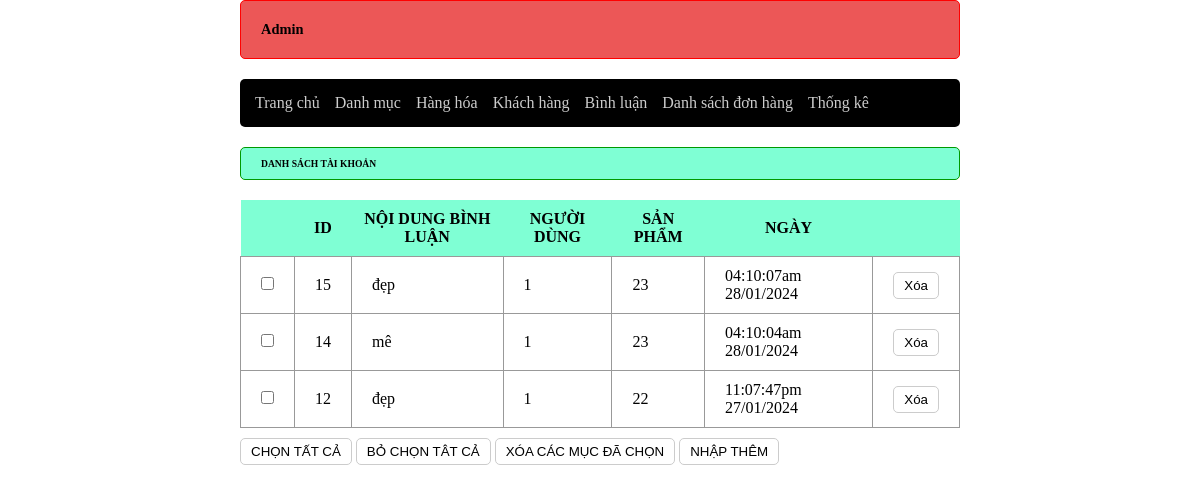
The app's page /admin/index.php?act=list-comment, older data.
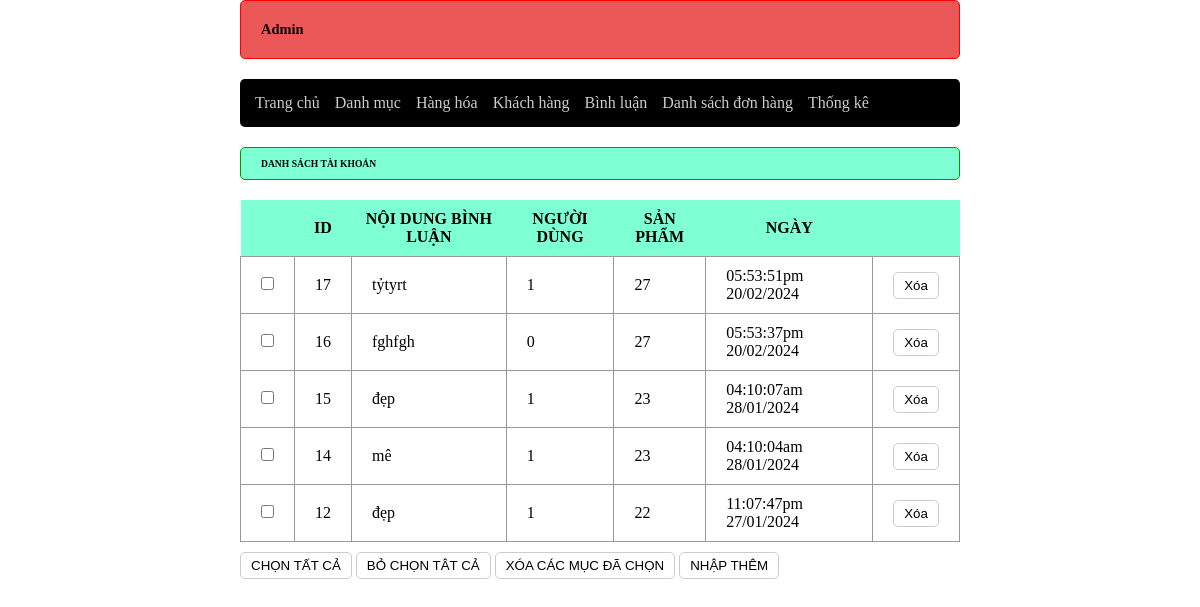
The same page, newer data.
### tables this page shows
CREATE TABLE `comment` (
  `id` int(10) NOT NULL,
  `content` varchar(255) NOT NULL,
  `iduser` int(10) NOT NULL,
  `idpro` int(10) NOT NULL,
  `date` varchar(50) NOT NULL
);

### model/pdo.php (called while the page is built, shortened)
<?php
function pdo_get_connection(){
    $dburl = "mysql:host=localhost;dbname=art-toys;charset=utf8";
    $username = 'root';
    $password = '';
    $conn = new PDO($dburl, $username, $password);
    $conn->setAttribute(PDO::ATTR_ERRMODE, PDO::ERRMODE_EXCEPTION);
    return $conn;
}
function pdo_query($sql){
    $sql_args = array_slice(func_get_args(), 1);
    try{
        $conn = pdo_get_connection();
        $stmt = $conn->prepare($sql);
        $stmt->execute($sql_args);
        $rows = $stmt->fetchAll();
        return $rows;
    }
    catch(PDOException $e){
        throw $e;
    }
    finally{
        unset($conn);
    }
}

### model/comment.php (called while the page is built, shortened)
<?php
    function list_comment($idpro){
        $sql= "select * from comment where 1";
        $sql.=" order by id desc";
        $list_comment=pdo_query($sql);
        return $list_comment;
    }
?>

### admin/comment/list_comment.php (the view)
<div class="row">
            <div class="row header">
                <h3>DANH SÁCH TÀI KHOẢN</h3>
            </div>
            <div class="row frmcontent">
                <div class="row mb10">
                    <table>
                        <thead>
                            <tr>
                                <th></th>
                                <th>ID</th>
                                <th>NỘI DUNG BÌNH LUẬN</th>
                                <th>NGƯỜI DÙNG</th>
                                <th>SẢN PHẨM</th>
                                <th>NGÀY</th>
                                <th></th>
                            </tr>
                        </thead>
                        <tbody>
                            <?php
                                foreach ($list_comment as $comment) {
                                    extract($comment);
                                    $remove_comment="index.php?act=remove_comment&id=".$id;
                                    echo '
                                    <tr>
                                        <td><input type="checkbox" name=""></td>
                                        <td>'.$id.'</td>
                                        <td>'.$content.'</td>
                                        <td>'.$iduser.'</td>
                                        <td>'.$idpro.'</td>
                                        <td>'.$date.'</td>
                                        <td>
                                            <a href="'.$remove_comment.'">
                                                <input type="submit" value="Xóa">
                                            </a>
                                        </td>
                                    </tr>
                                    ';
                                }
                            ?>
                        </tbody>
                    </table>
                </div>
                <div class="row mb10">
                    <input type="button" value="CHỌN TẤT CẢ">
                    <input type="button" value="BỎ CHỌN TÂT CẢ">
                    <input type="button" value="XÓA CÁC MỤC ĐÃ CHỌN">
                    <a href="index.php?act=add-cat">
                        <input type="button" value="NHẬP THÊM">
                    </a>
                </div>
            </div>
        </div>

Row changes from the older to the newer data that the page shows:
added comment: id "17", content "tỷtyrt", iduser "1", idpro "27", date "05:53:51pm 20/02/2024"
added comment: id "16", content "fghfgh", iduser "0", idpro "27", date "05:53:37pm 20/02/2024"
